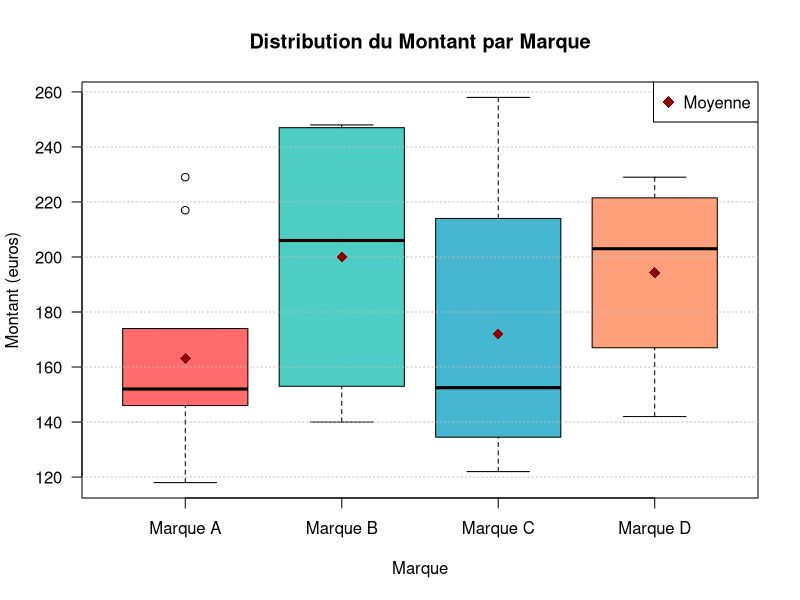

Here is the R script that generated this plot:
# ============================================================================
# BOXPLOT PAR MARQUE
# ============================================================================
# Ce script affiche un boxplot (boîte à moustaches) du montant des achats
# en fonction de la marque de chaussures
# ============================================================================

# ----------------------------------------------------------------------------
# 1. CHARGEMENT DES DONNÉES
# ----------------------------------------------------------------------------

donnees <- read.csv("chaussures.csv", header = TRUE, stringsAsFactors = FALSE)

cat("\n=== APERÇU DES DONNÉES ===\n")
print(head(donnees))

# ----------------------------------------------------------------------------
# 2. STATISTIQUES DESCRIPTIVES PAR MARQUE
# ----------------------------------------------------------------------------

cat("\n\n=== STATISTIQUES DU MONTANT PAR MARQUE ===\n")

# Calculer les statistiques par marque
stats_marque <- aggregate(Montant ~ Marque, data = donnees, FUN = function(x) {
  c(Min = min(x),
    Q1 = quantile(x, 0.25),
    Mediane = median(x),
    Moyenne = mean(x),
    Q3 = quantile(x, 0.75),
    Max = max(x),
    Ecart_type = sd(x),
    N = length(x))
})

# Afficher les statistiques
print(stats_marque)

# ----------------------------------------------------------------------------
# 3. BOXPLOT DU MONTANT PAR MARQUE
# ----------------------------------------------------------------------------

cat("\n\n=== GÉNÉRATION DU BOXPLOT ===\n")

# Définir les couleurs pour chaque marque
couleurs <- c("#FF6B6B", "#4ECDC4", "#45B7D1", "#FFA07A")

# Créer le boxplot
boxplot(Montant ~ Marque,
        data = donnees,
        main = "Distribution du Montant par Marque",
        xlab = "Marque",
        ylab = "Montant (euros)",
        col = couleurs,
        border = "black",
        notch = FALSE,
        las = 1)

# Ajouter une grille horizontale
grid(nx = NA, ny = NULL, col = "gray", lty = "dotted")

# Ajouter les moyennes avec des points
moyennes <- tapply(donnees$Montant, donnees$Marque, mean)
points(1:length(moyennes), moyennes, pch = 18, col = "darkred", cex = 1.5)

# Ajouter une légende pour la moyenne
legend("topright",
       legend = "Moyenne",
       pch = 18,
       col = "darkred",
       pt.cex = 1.5,
       bg = "white")

cat("Boxplot généré avec succès !\n")

# ----------------------------------------------------------------------------
# 4. INTERPRÉTATION
# ----------------------------------------------------------------------------

cat("\n\n=== INTERPRÉTATION ===\n")
cat("Le boxplot montre :\n")
cat("- La boîte : du 1er quartile (Q1) au 3ème quartile (Q3)\n")
cat("- La ligne dans la boîte : la médiane\n")
cat("- Les moustaches : min et max (hors valeurs aberrantes)\n")
cat("- Les points rouges : les moyennes\n")

# ----------------------------------------------------------------------------
# FIN DU SCRIPT
# ----------------------------------------------------------------------------

cat("\n\n=== ANALYSE TERMINÉE ===\n")
